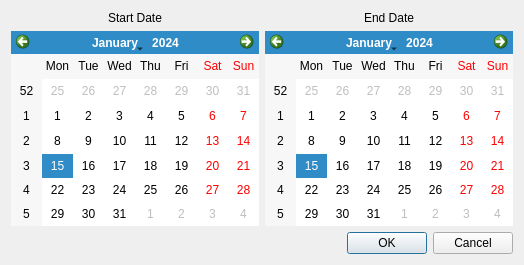
<?xml version="1.0" encoding="UTF-8"?>
<ui version="4.0">
 <class>DateFilterDialog</class>
 <widget class="QDialog" name="DateFilterDialog">
  <property name="geometry">
   <rect>
    <x>0</x>
    <y>0</y>
    <width>496</width>
    <height>265</height>
   </rect>
  </property>
  <property name="windowTitle">
   <string>Dialog</string>
  </property>
  <layout class="QVBoxLayout" name="verticalLayout_3">
   <item>
    <layout class="QHBoxLayout" name="horizontalLayout">
     <item>
      <layout class="QVBoxLayout" name="verticalLayout">
       <item>
        <widget class="QLabel" name="StartDate">
         <property name="text">
          <string>Start Date</string>
         </property>
         <property name="alignment">
          <set>Qt::AlignCenter</set>
         </property>
        </widget>
       </item>
       <item>
        <widget class="QCalendarWidget" name="calStart"/>
       </item>
      </layout>
     </item>
     <item>
      <spacer name="horizontalSpacer">
       <property name="orientation">
        <enum>Qt::Horizontal</enum>
       </property>
       <property name="sizeHint" stdset="0">
        <size>
         <width>40</width>
         <height>20</height>
        </size>
       </property>
      </spacer>
     </item>
     <item>
      <layout class="QVBoxLayout" name="verticalLayout_2">
       <item>
        <widget class="QLabel" name="label_2">
         <property name="text">
          <string>End Date</string>
         </property>
         <property name="alignment">
          <set>Qt::AlignCenter</set>
         </property>
        </widget>
       </item>
       <item>
        <widget class="QCalendarWidget" name="calEnd"/>
       </item>
      </layout>
     </item>
    </layout>
   </item>
   <item>
    <widget class="QDialogButtonBox" name="buttonBox">
     <property name="orientation">
      <enum>Qt::Horizontal</enum>
     </property>
     <property name="standardButtons">
      <set>QDialogButtonBox::Cancel|QDialogButtonBox::Ok</set>
     </property>
    </widget>
   </item>
  </layout>
 </widget>
 <resources/>
 <connections>
  <connection>
   <sender>buttonBox</sender>
   <signal>accepted()</signal>
   <receiver>DateFilterDialog</receiver>
   <slot>accept()</slot>
   <hints>
    <hint type="sourcelabel">
     <x>248</x>
     <y>254</y>
    </hint>
    <hint type="destinationlabel">
     <x>157</x>
     <y>274</y>
    </hint>
   </hints>
  </connection>
  <connection>
   <sender>buttonBox</sender>
   <signal>rejected()</signal>
   <receiver>DateFilterDialog</receiver>
   <slot>reject()</slot>
   <hints>
    <hint type="sourcelabel">
     <x>316</x>
     <y>260</y>
    </hint>
    <hint type="destinationlabel">
     <x>286</x>
     <y>274</y>
    </hint>
   </hints>
  </connection>
 </connections>
</ui>
